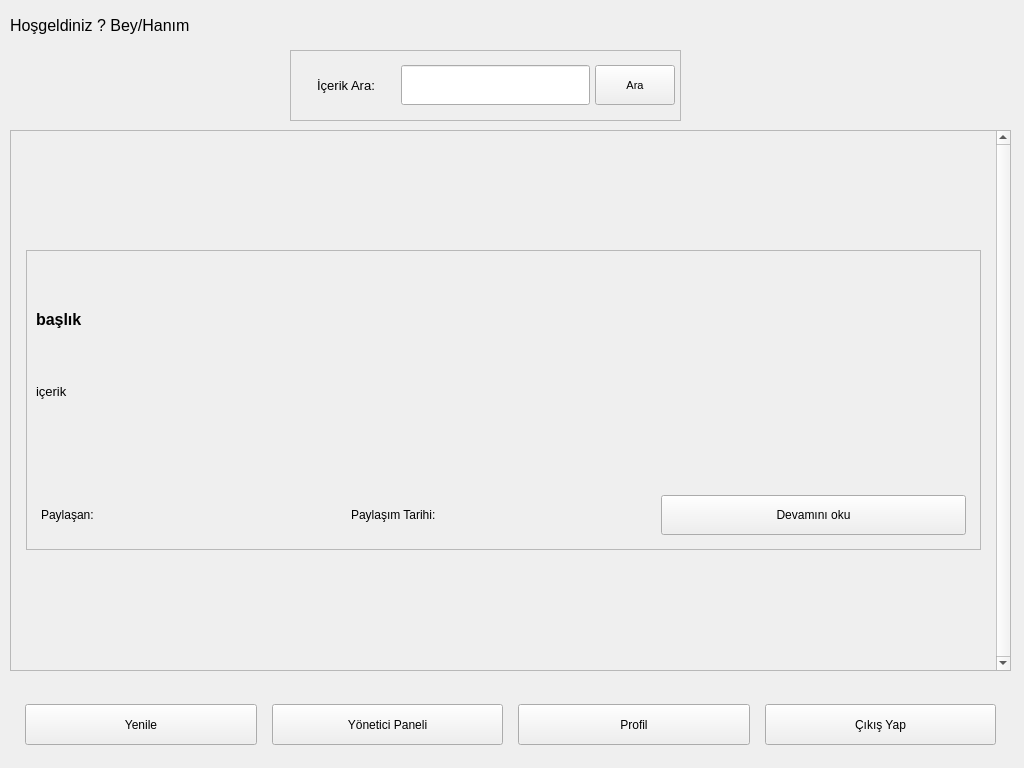
<?xml version="1.0" encoding="UTF-8"?>
<ui version="4.0">
 <class>homepagePanel</class>
 <widget class="QWidget" name="homepagePanel">
  <property name="geometry">
   <rect>
    <x>0</x>
    <y>0</y>
    <width>1024</width>
    <height>768</height>
   </rect>
  </property>
  <property name="minimumSize">
   <size>
    <width>1024</width>
    <height>768</height>
   </size>
  </property>
  <property name="maximumSize">
   <size>
    <width>1024</width>
    <height>768</height>
   </size>
  </property>
  <property name="windowTitle">
   <string>Anasayfa</string>
  </property>
  <widget class="QScrollArea" name="scrollArea">
   <property name="geometry">
    <rect>
     <x>10</x>
     <y>130</y>
     <width>1001</width>
     <height>541</height>
    </rect>
   </property>
   <property name="sizePolicy">
    <sizepolicy hsizetype="Expanding" vsizetype="Fixed">
     <horstretch>0</horstretch>
     <verstretch>0</verstretch>
    </sizepolicy>
   </property>
   <property name="verticalScrollBarPolicy">
    <enum>Qt::ScrollBarAlwaysOn</enum>
   </property>
   <property name="horizontalScrollBarPolicy">
    <enum>Qt::ScrollBarAlwaysOff</enum>
   </property>
   <property name="sizeAdjustPolicy">
    <enum>QAbstractScrollArea::AdjustIgnored</enum>
   </property>
   <property name="widgetResizable">
    <bool>true</bool>
   </property>
   <property name="alignment">
    <set>Qt::AlignCenter</set>
   </property>
   <widget class="QWidget" name="scrollAreaWidgetContents">
    <property name="geometry">
     <rect>
      <x>0</x>
      <y>0</y>
      <width>982</width>
      <height>539</height>
     </rect>
    </property>
    <property name="sizePolicy">
     <sizepolicy hsizetype="Preferred" vsizetype="Expanding">
      <horstretch>0</horstretch>
      <verstretch>0</verstretch>
     </sizepolicy>
    </property>
    <layout class="QVBoxLayout" name="verticalLayout">
     <property name="spacing">
      <number>15</number>
     </property>
     <property name="leftMargin">
      <number>15</number>
     </property>
     <property name="topMargin">
      <number>15</number>
     </property>
     <property name="rightMargin">
      <number>15</number>
     </property>
     <property name="bottomMargin">
      <number>15</number>
     </property>
     <item>
      <widget class="QFrame" name="postFrame">
       <property name="sizePolicy">
        <sizepolicy hsizetype="Preferred" vsizetype="Fixed">
         <horstretch>0</horstretch>
         <verstretch>0</verstretch>
        </sizepolicy>
       </property>
       <property name="minimumSize">
        <size>
         <width>0</width>
         <height>300</height>
        </size>
       </property>
       <property name="frameShape">
        <enum>QFrame::StyledPanel</enum>
       </property>
       <property name="frameShadow">
        <enum>QFrame::Raised</enum>
       </property>
       <layout class="QVBoxLayout" name="verticalLayout_2">
        <item>
         <widget class="QLabel" name="titleLabel">
          <property name="sizePolicy">
           <sizepolicy hsizetype="Preferred" vsizetype="Minimum">
            <horstretch>0</horstretch>
            <verstretch>0</verstretch>
           </sizepolicy>
          </property>
          <property name="minimumSize">
           <size>
            <width>0</width>
            <height>40</height>
           </size>
          </property>
          <property name="font">
           <font>
            <pointsize>12</pointsize>
            <weight>75</weight>
            <bold>true</bold>
           </font>
          </property>
          <property name="text">
           <string>başlık</string>
          </property>
         </widget>
        </item>
        <item>
         <widget class="QLabel" name="contentLabel">
          <property name="sizePolicy">
           <sizepolicy hsizetype="Preferred" vsizetype="Fixed">
            <horstretch>0</horstretch>
            <verstretch>0</verstretch>
           </sizepolicy>
          </property>
          <property name="minimumSize">
           <size>
            <width>0</width>
            <height>100</height>
           </size>
          </property>
          <property name="font">
           <font>
            <pointsize>10</pointsize>
           </font>
          </property>
          <property name="text">
           <string>içerik</string>
          </property>
          <property name="alignment">
           <set>Qt::AlignJustify|Qt::AlignTop</set>
          </property>
         </widget>
        </item>
        <item>
         <layout class="QHBoxLayout" name="horizontalLayout_2">
          <property name="spacing">
           <number>5</number>
          </property>
          <property name="leftMargin">
           <number>5</number>
          </property>
          <property name="topMargin">
           <number>5</number>
          </property>
          <property name="rightMargin">
           <number>5</number>
          </property>
          <property name="bottomMargin">
           <number>5</number>
          </property>
          <item>
           <widget class="QLabel" name="ownerLabel">
            <property name="text">
             <string>Paylaşan:</string>
            </property>
           </widget>
          </item>
          <item>
           <widget class="QLabel" name="publishDateLabel">
            <property name="text">
             <string>Paylaşım Tarihi:</string>
            </property>
           </widget>
          </item>
          <item>
           <widget class="QPushButton" name="readMoreBtn">
            <property name="minimumSize">
             <size>
              <width>0</width>
              <height>40</height>
             </size>
            </property>
            <property name="text">
             <string>Devamını oku</string>
            </property>
           </widget>
          </item>
         </layout>
        </item>
       </layout>
      </widget>
     </item>
    </layout>
   </widget>
  </widget>
  <widget class="QWidget" name="horizontalLayoutWidget">
   <property name="geometry">
    <rect>
     <x>10</x>
     <y>689</y>
     <width>1001</width>
     <height>71</height>
    </rect>
   </property>
   <layout class="QHBoxLayout" name="horizontalLayout">
    <property name="spacing">
     <number>15</number>
    </property>
    <property name="leftMargin">
     <number>15</number>
    </property>
    <property name="topMargin">
     <number>15</number>
    </property>
    <property name="rightMargin">
     <number>15</number>
    </property>
    <property name="bottomMargin">
     <number>15</number>
    </property>
    <item>
     <widget class="QPushButton" name="refreshButton">
      <property name="sizePolicy">
       <sizepolicy hsizetype="Preferred" vsizetype="Preferred">
        <horstretch>0</horstretch>
        <verstretch>0</verstretch>
       </sizepolicy>
      </property>
      <property name="minimumSize">
       <size>
        <width>0</width>
        <height>40</height>
       </size>
      </property>
      <property name="text">
       <string>Yenile</string>
      </property>
     </widget>
    </item>
    <item>
     <widget class="QPushButton" name="adminPanel">
      <property name="sizePolicy">
       <sizepolicy hsizetype="Preferred" vsizetype="Preferred">
        <horstretch>0</horstretch>
        <verstretch>0</verstretch>
       </sizepolicy>
      </property>
      <property name="minimumSize">
       <size>
        <width>0</width>
        <height>40</height>
       </size>
      </property>
      <property name="text">
       <string>Yönetici Paneli</string>
      </property>
     </widget>
    </item>
    <item>
     <widget class="QPushButton" name="profileButton">
      <property name="sizePolicy">
       <sizepolicy hsizetype="Preferred" vsizetype="Preferred">
        <horstretch>0</horstretch>
        <verstretch>0</verstretch>
       </sizepolicy>
      </property>
      <property name="minimumSize">
       <size>
        <width>0</width>
        <height>40</height>
       </size>
      </property>
      <property name="text">
       <string>Profil</string>
      </property>
     </widget>
    </item>
    <item>
     <widget class="QPushButton" name="logoutButton">
      <property name="sizePolicy">
       <sizepolicy hsizetype="Preferred" vsizetype="Preferred">
        <horstretch>0</horstretch>
        <verstretch>0</verstretch>
       </sizepolicy>
      </property>
      <property name="minimumSize">
       <size>
        <width>0</width>
        <height>40</height>
       </size>
      </property>
      <property name="text">
       <string>Çıkış Yap</string>
      </property>
     </widget>
    </item>
   </layout>
  </widget>
  <widget class="QLabel" name="welcomeLabel">
   <property name="geometry">
    <rect>
     <x>10</x>
     <y>10</y>
     <width>1001</width>
     <height>31</height>
    </rect>
   </property>
   <property name="font">
    <font>
     <pointsize>12</pointsize>
    </font>
   </property>
   <property name="text">
    <string>Hoşgeldiniz ? Bey/Hanım</string>
   </property>
  </widget>
  <widget class="QFrame" name="frame">
   <property name="geometry">
    <rect>
     <x>290</x>
     <y>50</y>
     <width>391</width>
     <height>71</height>
    </rect>
   </property>
   <property name="frameShape">
    <enum>QFrame::StyledPanel</enum>
   </property>
   <property name="frameShadow">
    <enum>QFrame::Raised</enum>
   </property>
   <layout class="QHBoxLayout" name="horizontalLayout_3">
    <property name="spacing">
     <number>5</number>
    </property>
    <property name="leftMargin">
     <number>5</number>
    </property>
    <property name="topMargin">
     <number>5</number>
    </property>
    <property name="rightMargin">
     <number>5</number>
    </property>
    <property name="bottomMargin">
     <number>5</number>
    </property>
    <item>
     <widget class="QLabel" name="label_2">
      <property name="sizePolicy">
       <sizepolicy hsizetype="Preferred" vsizetype="Preferred">
        <horstretch>0</horstretch>
        <verstretch>0</verstretch>
       </sizepolicy>
      </property>
      <property name="minimumSize">
       <size>
        <width>100</width>
        <height>0</height>
       </size>
      </property>
      <property name="font">
       <font>
        <pointsize>10</pointsize>
       </font>
      </property>
      <property name="text">
       <string>İçerik Ara:</string>
      </property>
      <property name="alignment">
       <set>Qt::AlignCenter</set>
      </property>
     </widget>
    </item>
    <item>
     <widget class="QLineEdit" name="searchBarInput">
      <property name="sizePolicy">
       <sizepolicy hsizetype="Expanding" vsizetype="Fixed">
        <horstretch>0</horstretch>
        <verstretch>0</verstretch>
       </sizepolicy>
      </property>
      <property name="minimumSize">
       <size>
        <width>0</width>
        <height>40</height>
       </size>
      </property>
     </widget>
    </item>
    <item>
     <widget class="QPushButton" name="searchBtn">
      <property name="sizePolicy">
       <sizepolicy hsizetype="Fixed" vsizetype="Fixed">
        <horstretch>0</horstretch>
        <verstretch>0</verstretch>
       </sizepolicy>
      </property>
      <property name="minimumSize">
       <size>
        <width>40</width>
        <height>40</height>
       </size>
      </property>
      <property name="font">
       <font>
        <pointsize>8</pointsize>
       </font>
      </property>
      <property name="text">
       <string>Ara</string>
      </property>
     </widget>
    </item>
   </layout>
  </widget>
 </widget>
 <resources/>
 <connections/>
</ui>
